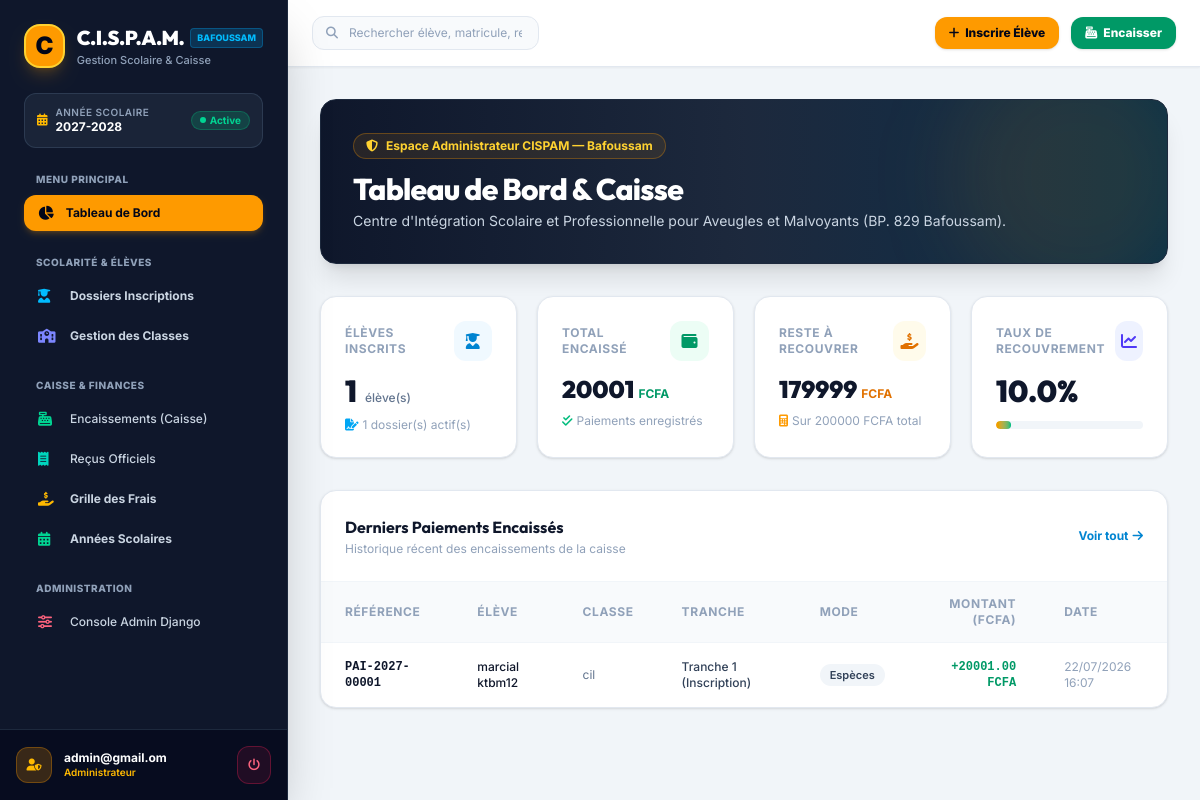
/ (signed in), run on an earlier commit of the app's database.
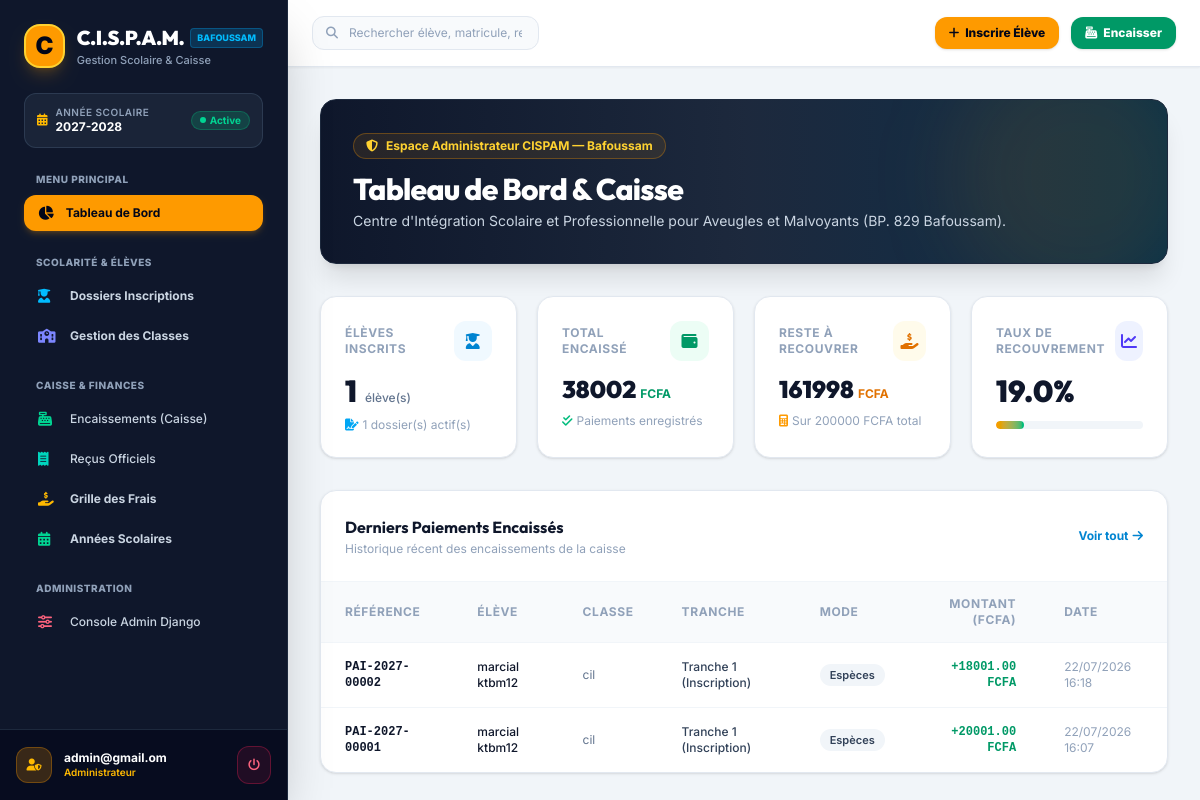
And on a later commit of the database.
### cispam/users/models.py (models this page shows, shortened)
class AutoSlugMixin:
    slug_source_field = 'name'

class OngBaseModel(models.Model):
    id = models.UUIDField(
        default=uuid.uuid4,
        primary_key=True,
        editable=False,
        unique=True,
        help_text=_("Identifiant UUID unique."),
    )
    created = models.DateTimeField(
        auto_now_add=True,
        db_index=True,
        help_text=_("Date de création."),
    )
    modified = models.DateTimeField(
        auto_now=True,
        help_text=_("Date de dernière modification."),
    )
    is_active = models.BooleanField(
        default=True,
        help_text=_("Indique si l'objet est actif."),
    )
    is_deleted = models.BooleanField(
        default=False,
        db_index=True,
        help_text=_("Suppression logique (soft delete)."),
    )
    metadata = models.JSONField(
        default=dict,
        blank=True,
        help_text=_("Métadonnées additionnelles au format JSON."),
    )
    objects = OngManager()
    all_objects = models.Manager()
    class Meta:
        abstract = True
        ordering = ['-created']

class Paiement(AutoSlugMixin, OngBaseModel):
    slug_source_field = 'reference'
    inscription = models.ForeignKey(
        Inscription,
        on_delete=models.PROTECT,
        related_name='paiements',
        help_text=_("Inscription concernée par le paiement."),
    )
    montant = models.DecimalField(
        max_digits=12,
        decimal_places=2,
        help_text=_("Montant versé."),
    )
    date_paiement = models.DateTimeField(
        auto_now_add=True,
        help_text=_("Date et heure du paiement."),
    )
    mode_paiement = models.CharField(
        max_length=20,
        choices=ModePaiementEnum.choices,
        default=ModePaiementEnum.ESPECES,
        help_text=_("Mode de paiement utilisé."),
    )
    reference_transaction = models.CharField(
        max_length=100,
        blank=True,
        help_text=_("Référence externe : n° chèque, référence virement, ID mobile money..."),
    )
    tranche = models.CharField(
        max_length=20,
        choices=TrancheEnum.choices,
        default=TrancheEnum.TRANCHE_1,
        help_text=_("Tranche concernée par ce paiement."),
    )
    operateur = models.CharField(
        max_length=100,
        blank=True,
        help_text=_("Nom de l'utilisateur qui a encaissé le paiement."),
    )
    remarques = models.TextField(
        blank=True,
        help_text=_("Remarques sur le paiement."),
    )
    reference = models.CharField(
        max_length=30,
        unique=True,
        db_index=True,
        blank=True,
        help_text=_("Référence unique du paiement, ex: PAI-2025-00001."),
    )
    slug = models.SlugField(
        max_length=255,
        unique=True,
        blank=True,
        help_text=_("Slug unique du paiement."),
    )
    class Meta:
        verbose_name = _("Paiement")
        verbose_name_plural = _("Paiements")
        ordering = ['-date_paiement']

class Inscription(AutoSlugMixin, OngBaseModel):
    slug_source_field = 'reference'
    eleve = models.ForeignKey(
        Eleve,
        on_delete=models.PROTECT,
        related_name='inscriptions',
        help_text=_("Élève inscrit."),
    )
    classe = models.ForeignKey(
        Classe,
        on_delete=models.PROTECT,
        related_name='inscriptions',
        help_text=_("Classe d'inscription."),
    )
    annee_scolaire = models.ForeignKey(
        AnneeScolaire,
        on_delete=models.PROTECT,
        related_name='inscriptions',
        help_text=_("Année scolaire de l'inscription."),
    )
    date_inscription = models.DateField(
        auto_now_add=True,
        help_text=_("Date de l'inscription."),
    )
    type_inscription = models.CharField(
        max_length=20,
        choices=TypeInscriptionEnum.choices,
        default=TypeInscriptionEnum.NOUVELLE,
        help_text=_("Type d'inscription."),
    )
    statut = models.CharField(
        max_length=20,
        choices=StatutInscriptionEnum.choices,
        default=StatutInscriptionEnum.EN_COURS,
        help_text=_("Statut actuel de l'inscription."),
    )
    frais_total = models.DecimalField(
        max_digits=12,
        decimal_places=2,
        default=0,
        help_text=_("Montant total des frais de scolarité fixé à l'inscription."),
    )
    remarques = models.TextField(
        blank=True,
        help_text=_("Remarques ou notes sur l'inscription."),
    )
    reference = models.CharField(
        max_length=30,
        unique=True,
        db_index=True,
        blank=True,
        help_text=_("Référence unique de l'inscription, ex: INS-2025-00001."),
    )
    slug = models.SlugField(
        max_length=255,
        unique=True,
        blank=True,
        help_text=_("Slug unique de l'inscription."),
    )
    class Meta:
        verbose_name = _("Inscription")
        verbose_name_plural = _("Inscriptions")
        ordering = ['-date_inscription']
        unique_together = ['eleve', 'annee_scolaire']

class Eleve(AutoSlugMixin, OngBaseModel):
    slug_source_field = 'nom_complet'
    matricule = models.CharField(
        max_length=20,
        unique=True,
        db_index=True,
        help_text=_("Matricule unique de l'élève, ex: ECO-2025-00042."),
    )
    nom = models.CharField(
        max_length=100,
        help_text=_("Nom de famille de l'élève."),
    )
    prenom = models.CharField(
        max_length=100,
        help_text=_("Prénom(s) de l'élève."),
    )
    date_naissance = models.DateField(
        help_text=_("Date de naissance de l'élève."),
    )
    sexe = models.CharField(
        max_length=1,
        choices=SexeEnum.choices,
        help_text=_("Sexe de l'élève."),
    )
    lieu_naissance = models.CharField(
        max_length=100,
        blank=True,
        help_text=_("Lieu de naissance."),
    )
    nationalite = models.CharField(
        max_length=50,
        default="Ivoirienne",
        blank=True,
        help_text=_("Nationalité de l'élève."),
    )
    photo = models.ImageField(
        upload_to=eleve_photo_path,
        blank=True,
        null=True,
        help_text=_("Photo d'identité de l'élève."),
    )
    adresse = models.TextField(
        blank=True,
        help_text=_("Adresse de résidence de l'élève."),
    )
    date_premiere_inscription = models.DateField(
        auto_now_add=True,
        help_text=_("Date de la première inscription dans l'établissement."),
    )
    slug = models.SlugField(
        max_length=255,
        unique=True,
        blank=True,
        help_text=_("Slug unique de l'élève."),
    )
    class Meta:
        verbose_name = _("Élève")
        verbose_name_plural = _("Élèves")
        ordering = ['nom', 'prenom']
    @property
    def nom_complet(self):
        return f"{self.prenom} {self.nom}"

class Classe(AutoSlugMixin, OngBaseModel):
    slug_source_field = 'nom'
    nom = models.CharField(
        max_length=50,
        help_text=_("Nom de la classe, ex: Petite Section, CP, CM2."),
    )
    niveau = models.ForeignKey(
        Niveau,
        on_delete=models.PROTECT,
        related_name='classes',
        help_text=_("Niveau scolaire de la classe."),
    )
    capacite_max = models.PositiveSmallIntegerField(
        default=30,
        help_text=_("Capacité maximale d'élèves dans cette classe."),
    )
    description = models.TextField(
        blank=True,
        help_text=_("Description ou informations complémentaires."),
    )
    slug = models.SlugField(
        max_length=255,
        unique=True,
        blank=True,
        help_text=_("Slug unique de la classe."),
    )
    class Meta:
        verbose_name = _("Classe")
        verbose_name_plural = _("Classes")
        ordering = ['niveau__ordre', 'nom']
        unique_together = ['nom', 'niveau']

### cispam/users/views.py (the view)
class DashboardView(LoginRequiredMixin, TemplateView):
    template_name = "dashboard.html"
    def get_context_data(self, **kwargs):
        context = super().get_context_data(**kwargs)
        from django.db.models import Sum
        from cispam.users.models import AnneeScolaire, Eleve, Inscription, Paiement
        try:
            annee = AnneeScolaire.objects.get(est_active=True)
        except AnneeScolaire.DoesNotExist:
            annee = None
        total_eleves = Eleve.objects.filter(is_deleted=False).count()
        total_inscriptions = Inscription.objects.filter(is_deleted=False).count()
        paiements = Paiement.objects.filter(is_deleted=False)
        total_paye = paiements.aggregate(total=Sum("montant"))["total"] or 0
        inscriptions = Inscription.objects.filter(is_deleted=False)
        total_frais = inscriptions.aggregate(total=Sum("frais_total"))["total"] or 0
        total_solde = total_frais - total_paye
        taux_recouvrement = round((total_paye / total_frais * 100), 1) if total_frais > 0 else 0
        context.update({
            "annee_active": annee,
            "total_eleves": total_eleves,
            "total_inscriptions": total_inscriptions,
            "total_frais": total_frais,
            "total_paye": total_paye,
            "total_solde": total_solde,
            "taux_recouvrement": taux_recouvrement,
            "derniers_paiements": paiements.select_related("inscription__eleve", "inscription__classe")[:5],
            "derniere_inscriptions": inscriptions.select_related("eleve", "classe")[:5],
        })
        return context

### cispam/users/context_processors.py (called while the page is built)
def allauth_settings(request):
    return {
        "ACCOUNT_ALLOW_REGISTRATION": settings.ACCOUNT_ALLOW_REGISTRATION,
    }

### cispam/users/models.py (called while the page is built)
    def get_queryset(self):
        return super().get_queryset().filter(is_deleted=False)

### cispam/templates/dashboard.html (shortened to what the changed rows need)
{% extends "base.html" %}
{% load static i18n %}
{% block body %}
<div class="min-h-screen bg-slate-100 flex font-sans antialiased text-slate-800">
  {% include "includes/sidebar.html" %}
  <div class="flex-1 flex flex-col min-w-0 overflow-y-auto">
    <main class="p-6 sm:p-8 space-y-8 max-w-7xl w-full mx-auto">
      <div class="rounded-2xl bg-gradient-to-r from-slate-900 via-slate-800 to-sky-950 p-6 sm:p-8 text-white shadow-xl relative overflow-hidden border border-slate-800">
        <div class="relative z-10 flex flex-col md:flex-row md:items-center justify-between gap-6">
          <div>
            <h2 class="text-2xl sm:text-3xl font-extrabold font-display tracking-tight text-white">
              Tableau de Bord & Caisse
            </h2>
          </div>
        </div>
      </div>
      <div class="grid grid-cols-1 sm:grid-cols-2 lg:grid-cols-4 gap-5">
        <div class="bg-white rounded-2xl p-6 shadow-sm border border-slate-200 hover:shadow-md transition">
          <div class="flex items-baseline gap-1">
            <span class="text-2xl font-black text-slate-900 font-display">{{ total_paye|default:"0" }}</span>
            <span class="text-xs font-bold text-emerald-600">FCFA</span>
          </div>
        </div>
        <div class="bg-white rounded-2xl p-6 shadow-sm border border-slate-200 hover:shadow-md transition">
          <div class="flex items-baseline gap-1">
            <span class="text-2xl font-black text-slate-900 font-display">{{ total_solde|default:"0" }}</span>
            <span class="text-xs font-bold text-amber-600">FCFA</span>
          </div>
        </div>
        <div class="bg-white rounded-2xl p-6 shadow-sm border border-slate-200 hover:shadow-md transition">
          <div class="flex items-baseline gap-1">
            <span class="text-3xl font-black text-slate-900 font-display">{{ taux_recouvrement }}%</span>
          </div>
          <div class="w-full bg-slate-100 rounded-full h-2 mt-3 overflow-hidden">
            <div class="bg-gradient-to-r from-amber-500 to-emerald-500 h-2 rounded-full transition-all duration-500" style="width: {{ taux_recouvrement }}%"></div>
          </div>
        </div>
      </div>
      <div class="bg-white rounded-2xl shadow-sm border border-slate-200 overflow-hidden">
        <div class="overflow-x-auto">
          <table class="w-full text-left text-xs">
            <thead class="bg-slate-50 border-b border-slate-100 text-slate-400 uppercase tracking-wider font-semibold">
              <tr>
                <th class="py-3.5 px-6">Référence</th>
                <th class="py-3.5 px-6">Élève</th>
                <th class="py-3.5 px-6">Classe</th>
                <th class="py-3.5 px-6">Tranche</th>
                <th class="py-3.5 px-6">Mode</th>
                <th class="py-3.5 px-6 text-right">Montant (FCFA)</th>
                <th class="py-3.5 px-6">Date</th>
              </tr>
            </thead>
            <tbody class="divide-y divide-slate-100 text-slate-700">
              {% for paiement in derniers_paiements %}
                <tr class="hover:bg-slate-50/80 transition">
                  <td class="py-4 px-6 font-mono font-bold text-slate-900">
                    {{ paiement.reference }}
                  </td>
                  <td class="py-4 px-6 font-medium text-slate-900">
                    {{ paiement.inscription.eleve.nom_complet }}
                  </td>
                  <td class="py-4 px-6 text-slate-500">
                    {{ paiement.inscription.classe.nom }}
                  </td>
                  <td class="py-4 px-6 font-medium">
                    {{ paiement.get_tranche_display }}
                  </td>
                  <td class="py-4 px-6">
                    <span class="inline-flex items-center px-2.5 py-1 rounded-full text-[11px] font-semibold bg-slate-100 text-slate-700">
                      {{ paiement.get_mode_paiement_display }}
                    </span>
                  </td>
                  <td class="py-4 px-6 text-right font-black text-emerald-600 font-mono">
                    +{{ paiement.montant }} FCFA
                  </td>
                  <td class="py-4 px-6 text-slate-400">
                    {{ paiement.date_paiement|date:"d/m/Y H:i" }}
                  </td>
                </tr>
              {% endfor %}
            </tbody>
          </table>
        </div>
      </div>
    </main>
  </div>
</div>
{% endblock body %}

What changed in the data, as far as the page shows it:
added Paiement: reference "PAI-2027-00002", inscription.eleve.nom_complet "marcial ktbm12", inscription.classe.nom "cil", tranche "Tranche 1 (Inscription)", mode_paiement "Espèces", montant "18001.00", date_paiement "22/07/2026 16:18"
Also different on the page:
{{ total_paye|default:"0" }}: "20001" → "38002"
{{ total_solde|default:"0" }}: "179999" → "161998"
{{ taux_recouvrement }}: "10.0" → "19.0"
{{ taux_recouvrement }}: 10.0 → 19.0 (drawn)
